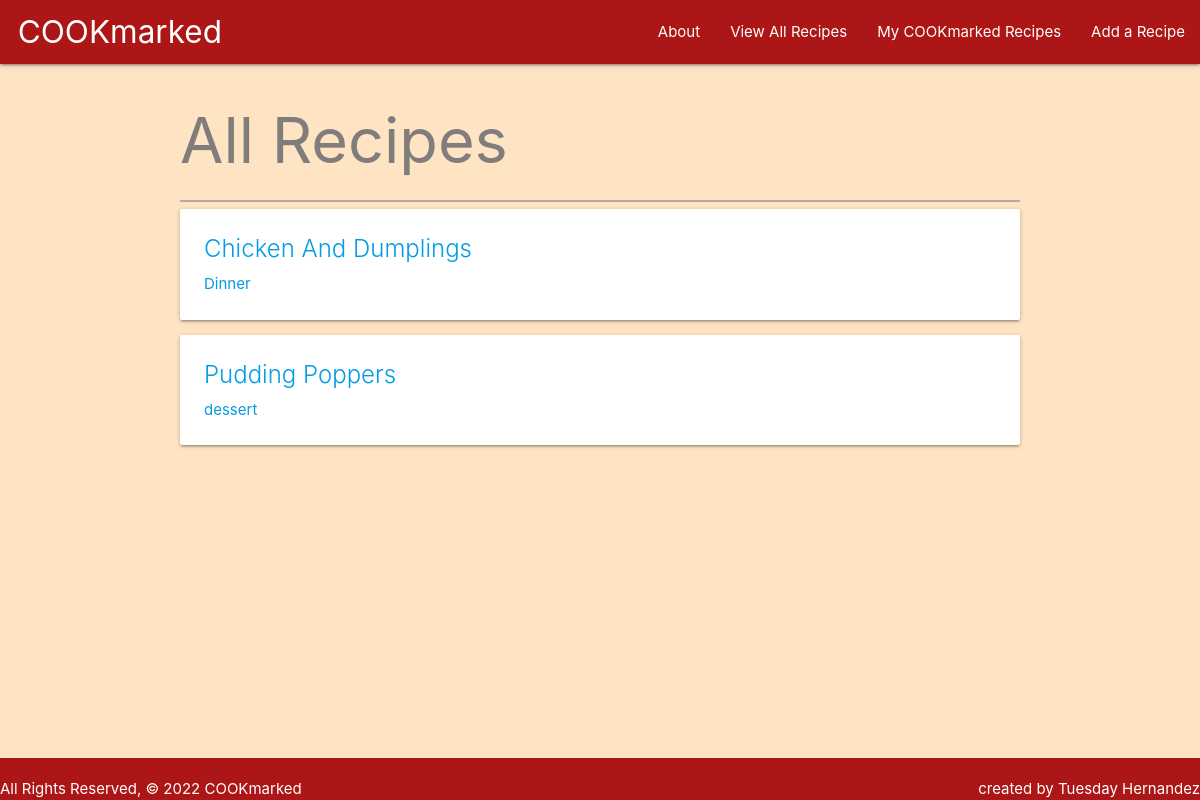
Page /all/ on the committed database.
### main_app/models.py (models this page shows, shortened)
class Recipe(models.Model):
    label = models.CharField("Recipe Title", max_length=150)
    mealtype = models.CharField("Meal Type", max_length=100)
    ingredients = models.TextField(max_length=900)
    user = models.ForeignKey(User, on_delete=models.CASCADE)

### main_app/views.py (the view)
# urls.py: path('all/', views.all_recipes, name='all'),
def all_recipes(request):
    recipes = Recipe.objects.all()
    return render(request, 'recipes/all.html', { 'recipes': recipes })

### main_app/templates/recipes/all.html (shortened to what this page needs)
{% extends 'base.html' %} {% block content %}
<h1>All Recipes</h1>
<hr />
{% for recipe in recipes %}
<div class="card">
    <a href="{% url 'details' recipe.id %}">
        <div class="card-content">
            <span class="card-title">{{ recipe.label }}</span>
            <p>{{ recipe.mealtype }}</p>
        </div>
    </a>
</div>
{% endfor %} {% endblock %}

### main_app/static/css/styles.css (style rules this page uses)
* { box-sizing: border-box; margin: 0; }
body { min-height: 100vh; display: flex; flex-direction: column; background-color: bisque; }
h1 { color: #817d7d; }
hr { height: 1.5px; background-color: rgb(189, 165, 165); border: none; }

### rows in the picture
Recipe: label "Chicken And Dumplings", mealtype "Dinner"
Recipe: label "Pudding Poppers", mealtype "dessert"
